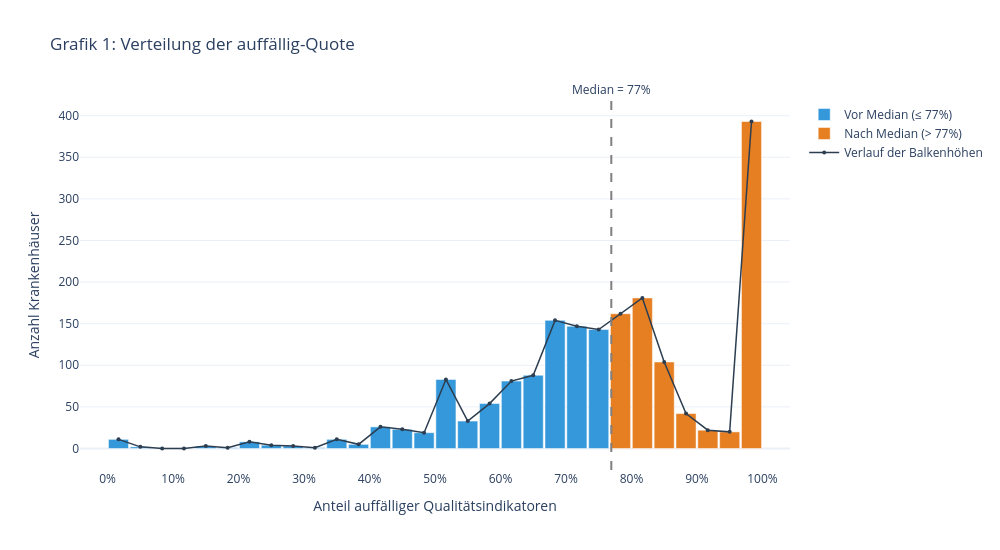

The cell this chart's notebook holds for it:
### Markdown cell above
### Grafik 1 — Verteilung der auffällig-Quote
Histogramm der `auffaellig_quote` über alle 1.824 Häuser. Balken links vom Median blau, rechts orange. Medianline als gestrichelte graue Linie. Zeigt, wie die Ziel-Variable selbst verteilt ist — Grundlage für alle weiteren Gruppenvergleiche.

### Code cell
# ── Grafik 1: Verteilung der auffällig-Quote (interaktiv, mit Hover) ────
median = df["auffaellig_quote"].median()

# Bins einmal berechnen, dann die zwei Farbgruppen mit denselben Bins zeichnen
counts_all, bin_edges = np.histogram(df["auffaellig_quote"].dropna(), bins=30)
bin_centers = (bin_edges[:-1] + bin_edges[1:]) / 2
bin_width = bin_edges[1] - bin_edges[0]

# Hover-Text je Balken: Bereich (von–bis) + Anzahl Häuser
hover_text = [
    f"{links:.1%} – {rechts:.1%}<br>{n} Häuser"
    for links, rechts, n in zip(bin_edges[:-1], bin_edges[1:], counts_all)
]

# Blau = vor Median, Orange = nach Median — als zwei Traces für Farbe + Legende
vor_median  = bin_centers <= median
nach_median = ~vor_median

fig = go.Figure()
fig.add_trace(go.Bar(
    x=bin_centers[vor_median], y=counts_all[vor_median],
    width=bin_width * 0.92, marker_color="#3498db",
    name=f"Vor Median (≤ {median:.0%})",
    hovertext=[t for t, m in zip(hover_text, vor_median) if m], hoverinfo="text",
))
fig.add_trace(go.Bar(
    x=bin_centers[nach_median], y=counts_all[nach_median],
    width=bin_width * 0.92, marker_color="#e67e22",
    name=f"Nach Median (> {median:.0%})",
    hovertext=[t for t, m in zip(hover_text, nach_median) if m], hoverinfo="text",
))
fig.add_trace(go.Scatter(
    x=bin_centers, y=counts_all, mode="lines+markers",
    line=dict(color="#2c3e50", width=1.5), marker=dict(size=4),
    name="Verlauf der Balkenhöhen", hoverinfo="skip",
))
fig.add_vline(x=median, line_dash="dash", line_color="gray",
              annotation_text=f"Median = {median:.0%}", annotation_position="top")

fig.update_layout(
    title="Grafik 1: Verteilung der auffällig-Quote",
    xaxis_title="Anteil auffälliger Qualitätsindikatoren",
    yaxis_title="Anzahl Krankenhäuser",
    xaxis=dict(tickformat=".0%", dtick=0.1),
    bargap=0, width=1000, height=550,
    template="plotly_white",
)
fig.show()

print("\n📌 Befund: Die auffällig-Quote ist linkssteil verteilt — "
      "die meisten Häuser liegen zwischen 60–90%. "
      "Der Median liegt bei {:.0%}. Zum Ablesen genauer Werte: Maus über die Balken bewegen.".format(median))

### Figure 1 — Plotly figure (JSON) as saved in the notebook; plotly's stock layout.template omitted (floating-point values rounded to 4 significant figures)
{"data": [{"hoverinfo": "text", "hovertext": ["0.0% – 3.3%<br>11 Häuser", "3.3% – 6.7%<br>2 Häuser", "6.7% – 10.0%<br>0 Häuser", "10.0% – 13.3%<br>0 Häuser", "13.3% – 16.7%<br>3 Häuser", "16.7% – 20.0%<br>1 Häuser", "20.0% – 23.3%<br>8 Häuser", "23.3% – 26.7%<br>4 Häuser", "26.7% – 30.0%<br>3 Häuser", "30.0% – 33.3%<br>1 Häuser", "33.3% – 36.7%<br>11 Häuser", "36.7% – 40.0%<br>5 Häuser", "40.0% – 43.3%<br>26 Häuser", "43.3% – 46.7%<br>23 Häuser", "46.7% – 50.0%<br>19 Häuser", "50.0% – 53.3%<br>83 Häuser", "53.3% – 56.7%<br>33 Häuser", "56.7% – 60.0%<br>54 Häuser", "60.0% – 63.3%<br>81 Häuser", "63.3% – 66.7%<br>88 Häuser", "66.7% – 70.0%<br>154 Häuser", "70.0% – 73.3%<br>147 Häuser", "73.3% – 76.7%<br>143 Häuser"], "marker": {"color": "#3498db"}, "name": "Vor Median (≤ 77%)", "type": "bar", "width": 0.03067, "x": [0.01667, 0.05, 0.08333, 0.1167, 0.15, 0.1833, 0.2167, 0.25, 0.2833, 0.3167, 0.35, 0.3833, 0.4167, 0.45, 0.4833, 0.5167, 0.55, 0.5833, 0.6167, 0.65, 0.6833, 0.7167, 0.75], "y": [11, 2, 0, 0, 3, 1, 8, 4, 3, 1, 11, 5, 26, 23, 19, 83, 33, 54, 81, 88, 154, 147, 143]}, {"hoverinfo": "text", "hovertext": ["76.7% – 80.0%<br>162 Häuser", "80.0% – 83.3%<br>181 Häuser", "83.3% – 86.7%<br>104 Häuser", "86.7% – 90.0%<br>42 Häuser", "90.0% – 93.3%<br>22 Häuser", "93.3% – 96.7%<br>20 Häuser", "96.7% – 100.0%<br>393 Häuser"], "marker": {"color": "#e67e22"}, "name": "Nach Median (> 77%)", "type": "bar", "width": 0.03067, "x": [0.7833, 0.8167, 0.85, 0.8833, 0.9167, 0.95, 0.9833], "y": [162, 181, 104, 42, 22, 20, 393]}, {"hoverinfo": "skip", "line": {"color": "#2c3e50", "width": 1.5}, "marker": {"size": 4}, "mode": "lines+markers", "name": "Verlauf der Balkenhöhen", "type": "scatter", "x": [0.01667, 0.05, 0.08333, 0.1167, 0.15, 0.1833, 0.2167, 0.25, 0.2833, 0.3167, 0.35, 0.3833, 0.4167, 0.45, 0.4833, 0.5167, 0.55, 0.5833, 0.6167, 0.65, 0.6833, 0.7167, 0.75, 0.7833, 0.8167, 0.85, 0.8833, 0.9167, 0.95, 0.9833], "y": [11, 2, 0, 0, 3, 1, 8, 4, 3, 1, 11, 5, 26, 23, 19, 83, 33, 54, 81, 88, 154, 147, 143, 162, 181, 104, 42, 22, 20, 393]}], "layout": {"annotations": [{"showarrow": false, "text": "Median = 77%", "x": 0.7692, "xanchor": "center", "xref": "x", "y": 1, "yanchor": "bottom", "yref": "y domain"}], "bargap": 0, "height": 550, "shapes": [{"line": {"color": "gray", "dash": "dash"}, "type": "line", "x0": 0.7692, "x1": 0.7692, "xref": "x", "y0": 0, "y1": 1, "yref": "y domain"}], "title": {"text": "Grafik 1: Verteilung der auffällig-Quote"}, "width": 1000, "xaxis": {"dtick": 0.1, "tickformat": ".0%", "title": {"text": "Anteil auffälliger Qualitätsindikatoren"}}, "yaxis": {"title": {"text": "Anzahl Krankenhäuser"}}}}
